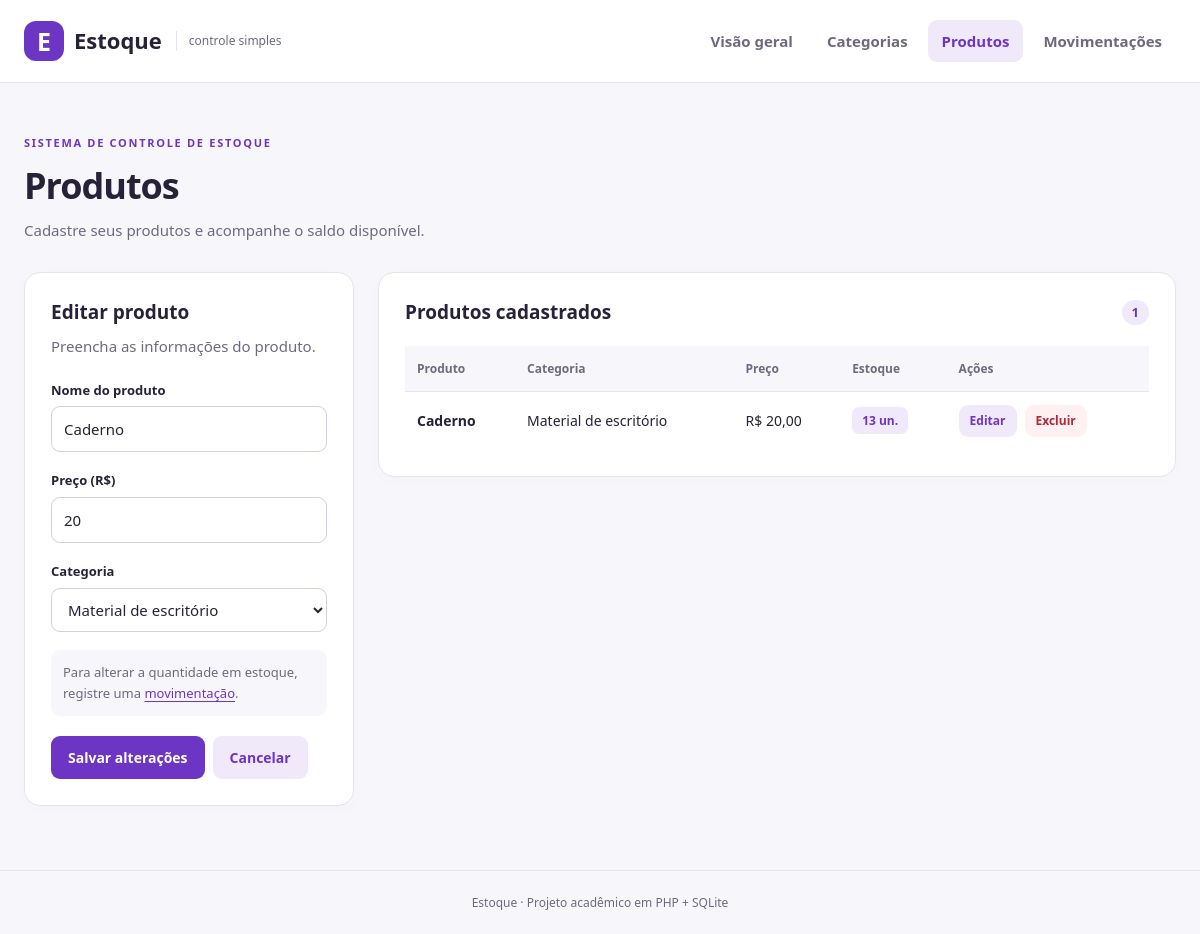
/produtos.php?editar=1, run on the app's committed database.
### tables this page shows
CREATE TABLE produtos (
    id INTEGER PRIMARY KEY AUTOINCREMENT,
    nome TEXT NOT NULL CHECK (length(trim(nome)) > 0),
    preco REAL NOT NULL CHECK (preco >= 0),
    quantidade INTEGER NOT NULL DEFAULT 0
        CHECK (typeof(quantidade) = 'integer' AND quantidade >= 0),
    categoria_id INTEGER NOT NULL,
    FOREIGN KEY (categoria_id) REFERENCES categorias(id) ON DELETE RESTRICT
);

CREATE TABLE categorias (
    id INTEGER PRIMARY KEY AUTOINCREMENT,
    nome TEXT NOT NULL CHECK (length(trim(nome)) > 0)
);

### produtos.php (the view, shortened to what this page needs)
<?php
require __DIR__ . '/banco.php';
$edicao = null;
$valores = ['nome' => '', 'preco' => '', 'quantidade' => '0', 'categoria_id' => ''];
try {
    if ($_SERVER['REQUEST_METHOD'] === 'POST') {
        verificarToken();
        $acao = campo('acao');
        if ($acao === 'excluir') {
            $consulta = $pdo->prepare('DELETE FROM produtos WHERE id = ?');
            $consulta->execute([inteiro(campo('id'))]);
            if (!$consulta->rowCount()) {
                throw new InvalidArgumentException('Produto não encontrado.');
            }
            sucesso('produtos.php', 'Produto excluído.');
        }
        if (!in_array($acao, ['cadastrar', 'editar'], true)) {
            throw new InvalidArgumentException('Ação inválida.');
        }
        foreach ($valores as $campo => $valor) {
            $valores[$campo] = campo($campo);
        }
        if ($acao === 'editar') {
            $edicao = inteiro(campo('id'));
        }
        if ($valores['nome'] === '') {
            throw new InvalidArgumentException('Informe o nome do produto.');
        }
        $precoTexto = str_replace(',', '.', $valores['preco']);
        if (!preg_match('/^[0-9]+(?:\\.[0-9]{1,2})?$/D', $precoTexto)
            || !is_finite((float) $precoTexto)) {
            throw new InvalidArgumentException('Informe um preço não negativo com até duas casas decimais.');
        }
        $preco = (float) $precoTexto;
        $categoriaId = inteiro($valores['categoria_id']);
        $consulta = $pdo->prepare('SELECT id FROM categorias WHERE id = ?');
        $consulta->execute([$categoriaId]);
        if (!$consulta->fetch()) {
            throw new InvalidArgumentException('Selecione uma categoria existente.');
        }
        if ($edicao !== null) {
            $consulta = $pdo->prepare('UPDATE produtos SET nome = ?, preco = ?, categoria_id = ? WHERE id = ?');
            $consulta->execute([$valores['nome'], $preco, $categoriaId, $edicao]);
            if (!$consulta->rowCount()) {
                throw new InvalidArgumentException('Produto não encontrado.');
            }
        } else {
            $quantidade = inteiro($valores['quantidade'], 0);
            $pdo->beginTransaction();
            $consulta = $pdo->prepare('INSERT INTO produtos (nome, preco, quantidade, categoria_id) VALUES (?, ?, ?, ?)');
            $consulta->execute([$valores['nome'], $preco, $quantidade, $categoriaId]);
            $produtoId = $pdo->lastInsertId();
            if ($quantidade > 0) {
                $consulta = $pdo->prepare("INSERT INTO movimentacoes (produto_id, tipo, quantidade, data) VALUES (?, 'entrada', ?, ?)");
                $consulta->execute([$produtoId, $quantidade, date('Y-m-d H:i:s')]);
            }
            $pdo->commit();
        }
        sucesso('produtos.php', $edicao ? 'Produto atualizado.' : 'Produto cadastrado.');
    } elseif (isset($_GET['editar'])) {
        $edicao = inteiro(is_string($_GET['editar']) ? $_GET['editar'] : '');
        $consulta = $pdo->prepare('SELECT * FROM produtos WHERE id = ?');
        $consulta->execute([$edicao]);
        $produto = $consulta->fetch();
        $valores = $produto;
    }
} catch (InvalidArgumentException $e) {
    $erro = $e->getMessage();
} catch (PDOException $e) {
    if ($pdo->inTransaction()) {
        $pdo->rollBack();
    }
    $erro = $e->getCode() === '23000'
        ? 'Não foi possível concluir. Produtos com movimentações não podem ser excluídos; a categoria escolhida também precisa existir.'
        : 'Não foi possível salvar. Tente novamente.';
}
$categorias = $pdo->query('SELECT id, nome FROM categorias ORDER BY nome, id')->fetchAll();
$produtos = $pdo->query('SELECT p.*, c.nome AS categoria FROM produtos p JOIN categorias c ON c.id = p.categoria_id ORDER BY p.nome, p.id')->fetchAll();
?>
<div class="grade-conteudo">
    <section class="card">
        <h2><?= $edicao ? 'Editar produto' : 'Novo produto' ?></h2>
        <p class="texto-apoio">Preencha as informações do produto.</p>
        <form method="post" action="produtos.php" class="formulario">
            <label for="nome">Nome do produto</label>
            <input id="nome" name="nome" value="<?= h($valores['nome']) ?>" placeholder="Ex.: Caderno" required>
            <label for="preco">Preço (R$)</label>
            <input id="preco" name="preco" type="number" min="0" step="0.01" value="<?= h(str_replace(',', '.', $valores['preco'])) ?>" placeholder="0,00" required>
            <label for="categoria_id">Categoria</label>
            <select id="categoria_id" name="categoria_id" required>
                <?php foreach ($categorias as $categoria): ?>
                    <option value="<?= h($categoria['id']) ?>" <?= (string) $valores['categoria_id'] === (string) $categoria['id'] ? 'selected' : '' ?>><?= h($categoria['nome']) ?></option>
                <?php endforeach; ?>
            </select>
            <?php if (!$edicao): ?>
                <label for="quantidade">Quantidade inicial</label>
                <input id="quantidade" name="quantidade" type="number" min="0" max="2147483647" step="1" value="<?= h($valores['quantidade']) ?>" aria-describedby="ajuda-saldo" required>
                <small id="ajuda-saldo">Pode ser zero. Um saldo positivo será registrado como entrada no histórico.</small>
            <?php else: ?>
                <p class="nota">Para alterar a quantidade em estoque, registre uma <a href="movimentacoes.php">movimentação</a>.</p>
            <?php endif; ?>
            <div class="acoes">
                <button type="submit" <?= !$categorias ? 'disabled' : '' ?>><?= $edicao ? 'Salvar alterações' : 'Cadastrar produto' ?></button>
                <?php if ($edicao): ?><a class="botao secundario" href="produtos.php">Cancelar</a><?php endif; ?>
            </div>
        </form>
    </section>
    <section class="card">
        <div class="cabecalho-card"><h2>Produtos cadastrados</h2><span class="contador"><?= count($produtos) ?></span></div>
        <?php if (!$produtos): ?>
            <div class="vazio"><h3>Seu estoque começa aqui</h3><p>Cadastre um produto para acompanhar suas entradas e saídas.</p></div>
        <?php else: ?>
        <div class="tabela-container"><table>
            <thead><tr><th scope="col">Produto</th><th scope="col">Categoria</th><th scope="col">Preço</th><th scope="col">Estoque</th><th scope="col">Ações</th></tr></thead>
            <tbody><?php foreach ($produtos as $produto): ?>
                <tr>
                    <td class="destaque"><?= h($produto['nome']) ?></td>
                    <td><?= h($produto['categoria']) ?></td>
                    <td class="sem-quebra">R$ <?= number_format($produto['preco'], 2, ',', '.') ?></td>
                    <td><span class="etiqueta <?= $produto['quantidade'] == 0 ? 'neutra' : '' ?>"><?= h($produto['quantidade']) ?> un.</span></td>
                    <td><div class="acoes">
                        <a class="botao pequeno secundario" href="produtos.php?editar=<?= h($produto['id']) ?>">Editar<span class="sr-only"> <?= h($produto['nome']) ?></span></a>
                        <form method="post" action="produtos.php">
                            <button class="pequeno perigo" type="submit">Excluir<span class="sr-only"> <?= h($produto['nome']) ?></span></button>
                        </form>
                    </div></td>
                </tr>
            <?php endforeach; ?></tbody>
        </table></div>
        <?php endif; ?>
    </section>
</div>

### style.css (style rules this page uses)
:root { --roxo: #6d35c4; --roxo-escuro: #512398; --roxo-claro: #f0e9fa; --fundo: #f7f7fb; --texto: #282238; --suave: #70697e; --borda: #e7e3ed; }
* { box-sizing: border-box; }
body { margin: 0; background: var(--fundo); color: var(--texto); font-family: "Segoe UI", Arial, sans-serif; font-size: 15px; line-height: 1.6; }
a { color: var(--roxo); text-underline-offset: 3px; }
button, input, select { font: inherit; }
h2 { font-size: 19px; line-height: 1.4; margin: 0 0 8px; }
.titulo-pagina p, .texto-apoio, .titulo-secao p { color: var(--suave); margin: 0; }
.card { background: #fff; border: 1px solid var(--borda); border-radius: 16px; padding: 26px; box-shadow: 0 4px 18px #29203804; min-width: 0; }
.grade-conteudo { display: grid; grid-template-columns: 330px minmax(0, 1fr); gap: 24px; align-items: start; }
.formulario { display: flex; flex-direction: column; margin-top: 22px; }
.formulario label { margin-bottom: 6px; font-size: 13px; font-weight: 650; }
input:not([type="hidden"]), select { width: 100%; min-height: 44px; border: 1px solid #d5cede; border-radius: 9px; background: #fff; padding: 10px 12px; color: var(--texto); margin-bottom: 18px; }
input::placeholder { color: #82798e; }
button, .botao { border: 1px solid transparent; border-radius: 9px; padding: 10px 16px; background: var(--roxo); color: #fff; cursor: pointer; font-weight: 600; font-size: 14px; text-decoration: none; display: inline-flex; justify-content: center; align-items: center; line-height: 1.5; }
.secundario { background: var(--roxo-claro); color: var(--roxo); }
.perigo { background: #fff1f1; color: #af2938; }
.pequeno { padding: 6px 10px; font-size: 12px; }
.acoes { display: flex; flex-wrap: wrap; gap: 8px; align-items: center; }
.acoes form { margin: 0; }
.nota { color: var(--suave); background: var(--fundo); border-radius: 9px; padding: 12px; font-size: 13px; margin: 0 0 20px; }
.cabecalho-card { display: flex; justify-content: space-between; align-items: center; gap: 14px; margin-bottom: 20px; }
.cabecalho-card h2 { margin: 0; }
.contador { background: var(--roxo-claro); color: var(--roxo); border-radius: 20px; padding: 2px 10px; font-size: 13px; font-weight: 700; }
.tabela-container { overflow-x: auto; }
table { width: 100%; border-collapse: collapse; font-size: 14px; text-align: left; }
th { background: var(--fundo); color: var(--suave); font-size: 12px; font-weight: 650; white-space: nowrap; }
th, td { padding: 13px 12px; border-bottom: 1px solid var(--borda); vertical-align: middle; }
tbody tr:last-child td { border-bottom: none; }
td { overflow-wrap: anywhere; }
.destaque { font-weight: 600; }
.sem-quebra { white-space: nowrap; }
.etiqueta { display: inline-block; white-space: nowrap; background: var(--roxo-claro); color: var(--roxo); padding: 4px 10px; border-radius: 7px; font-size: 12px; font-weight: 600; }

### data on the page
produtos: nome "Caderno", preco "20", categoria_id "Material de escritório", categoria.nome "Material de escritório", preco "20,00", quantidade "13"

### other printed values
$rotulo "Visão geral"
$rotulo "Categorias"
$rotulo "Produtos"
$rotulo "Movimentações"
$titulo "Produtos"
$descricao "Cadastre seus produtos e acompanhe o saldo disponível."
count($produtos) "1"
